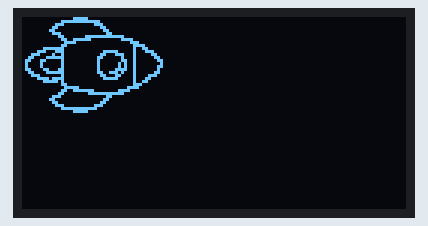
Recording of a sketch running on a simulated Arduino Uno, built with avr-gcc and run on an emulated ATmega328P. On the bench: 128×64 one-colour display.

Above: at 0.1 s.

The sketch:

guia2_demoDisplayImagen.ino
```cpp
/*
 * Demo de como mostrar una imagen en la pantalla oled i2c.
 * Arduino A4 a pantalla Oled SDA
 * Arduino A5 a pantalla Oled SCK
 * Arduino pin A0 a VRx
 * Arduino pin A1 a VRy
 * Arduino D2 a SW
 *
 * Guillermo Sampallo
 * https://github.com/gsampallo/guiajuego
 */
#include <SPI.h>
#include <Wire.h>
#include <Adafruit_GFX.h>
#include <Adafruit_SSD1306.h>

#define OLED_RESET 4
Adafruit_SSD1306 display(OLED_RESET);

void setup() {
  display.begin(SSD1306_SWITCHCAPVCC, 0x3C);
  display.clearDisplay();

}

// 'spaceship', 48x32px
const unsigned char myBitmap [] PROGMEM = {
  0x00, 0x00, 0x7c, 0x00, 0x00, 0x00, 0x00, 0x07, 0xff, 0xc0, 0x00, 0x00, 0x00, 0x1c, 0x00, 0xe0,
  0x00, 0x00, 0x00, 0x30, 0x00, 0x30, 0x00, 0x00, 0x00, 0x60, 0x00, 0x18, 0x00, 0x00, 0x00, 0x38,
  0x00, 0x0c, 0x00, 0x00, 0x00, 0x0c, 0x07, 0xff, 0xc0, 0x00, 0x00, 0x06, 0x7e, 0x00, 0x78, 0x00,
  0x00, 0x03, 0xc0, 0x00, 0x0e, 0x00, 0x00, 0x06, 0x00, 0x00, 0x07, 0x80, 0x01, 0xfc, 0x00, 0x00,
  0x04, 0xc0, 0x07, 0x1c, 0x00, 0x1f, 0x04, 0x70, 0x1c, 0x24, 0x00, 0x31, 0xc4, 0x18, 0x30, 0xfc,
  0x00, 0x60, 0x44, 0x0c, 0x63, 0x04, 0x00, 0x40, 0x64, 0x06, 0x42, 0x04, 0x00, 0x40, 0xa4, 0x02,
  0x42, 0x04, 0x00, 0x40, 0xa4, 0x06, 0x61, 0x8c, 0x00, 0x41, 0xe4, 0x04, 0x30, 0xfc, 0x00, 0x67,
  0x44, 0x0c, 0x1c, 0x04, 0x00, 0x31, 0x84, 0x38, 0x07, 0xbc, 0x00, 0x1f, 0x04, 0x60, 0x01, 0xf4,
  0x00, 0x00, 0x04, 0xc0, 0x00, 0x06, 0x00, 0x00, 0x07, 0x00, 0x00, 0x03, 0xe0, 0x00, 0x1e, 0x00,
  0x00, 0x06, 0x7f, 0x00, 0xf0, 0x00, 0x00, 0x0c, 0x03, 0xff, 0xc0, 0x00, 0x00, 0x38, 0x00, 0x0c,
  0x00, 0x00, 0x00, 0x60, 0x00, 0x18, 0x00, 0x00, 0x00, 0x30, 0x00, 0x30, 0x00, 0x00, 0x00, 0x1c,
  0x00, 0xe0, 0x00, 0x00, 0x00, 0x07, 0xff, 0x80, 0x00, 0x00, 0x00, 0x00, 0x7c, 0x00, 0x00, 0x00
};


void loop() {
  display.clearDisplay();

  display.drawBitmap(0, 0, myBitmap,48, 32, WHITE);

  display.display();

  delay(50);
}
```
